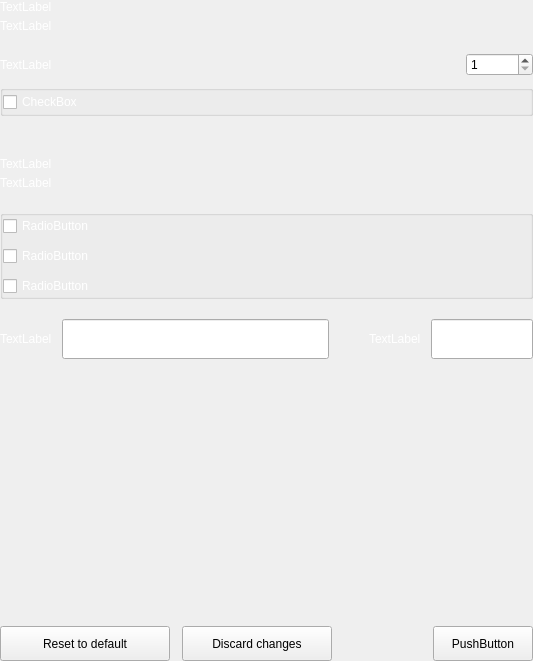
<?xml version="1.0" encoding="UTF-8"?>
<ui version="4.0">
 <class>SettingsWalletOptionsWidget</class>
 <widget class="QWidget" name="SettingsWalletOptionsWidget">
  <property name="geometry">
   <rect>
    <x>0</x>
    <y>0</y>
    <width>533</width>
    <height>661</height>
   </rect>
  </property>
  <property name="windowTitle">
   <string>Form</string>
  </property>
  <layout class="QVBoxLayout" name="verticalLayout">
   <property name="spacing">
    <number>0</number>
   </property>
   <property name="leftMargin">
    <number>0</number>
   </property>
   <property name="topMargin">
    <number>0</number>
   </property>
   <property name="rightMargin">
    <number>0</number>
   </property>
   <property name="bottomMargin">
    <number>0</number>
   </property>
   <item>
    <widget class="QWidget" name="left" native="true">
     <layout class="QVBoxLayout" name="verticalLayout_1">
      <property name="leftMargin">
       <number>0</number>
      </property>
      <property name="topMargin">
       <number>0</number>
      </property>
      <property name="rightMargin">
       <number>0</number>
      </property>
      <property name="bottomMargin">
       <number>0</number>
      </property>
      <item>
       <layout class="QVBoxLayout" name="verticalLayout_2">
        <property name="spacing">
         <number>0</number>
        </property>
        <item>
         <layout class="QHBoxLayout" name="horizontalLayout">
          <property name="spacing">
           <number>0</number>
          </property>
          <item>
           <layout class="QVBoxLayout" name="verticalLayoutTitle">
            <property name="spacing">
             <number>5</number>
            </property>
            <item>
             <widget class="QLabel" name="labelTitle">
              <property name="styleSheet">
               <string notr="true">color:white;</string>
              </property>
              <property name="text">
               <string>TextLabel</string>
              </property>
             </widget>
            </item>
            <item>
             <widget class="QLabel" name="labelSubtitle1">
              <property name="styleSheet">
               <string notr="true">color:white;</string>
              </property>
              <property name="text">
               <string>TextLabel</string>
              </property>
              <property name="wordWrap">
               <bool>true</bool>
              </property>
             </widget>
            </item>
           </layout>
          </item>
         </layout>
        </item>
        <item>
         <spacer name="verticalSpacer">
          <property name="orientation">
           <enum>Qt::Vertical</enum>
          </property>
          <property name="sizeType">
           <enum>QSizePolicy::Fixed</enum>
          </property>
          <property name="sizeHint" stdset="0">
           <size>
            <width>20</width>
            <height>20</height>
           </size>
          </property>
         </spacer>
        </item>
        <item>
         <layout class="QHBoxLayout" name="horizontalLayout_1">
          <property name="bottomMargin">
           <number>9</number>
          </property>
          <item>
           <widget class="QLabel" name="labelTitleStake">
            <property name="styleSheet">
             <string notr="true">color:white;</string>
            </property>
            <property name="text">
             <string>TextLabel</string>
            </property>
           </widget>
          </item>
          <item>
           <spacer name="horizontalSpacer">
            <property name="orientation">
             <enum>Qt::Horizontal</enum>
            </property>
            <property name="sizeHint" stdset="0">
             <size>
              <width>40</width>
              <height>20</height>
             </size>
            </property>
           </spacer>
          </item>
          <item>
           <widget class="QSpinBox" name="spinBoxStakeSplitThreshold">
            <property name="minimum">
             <number>1</number>
            </property>
            <property name="maximum">
             <number>999999</number>
            </property>
           </widget>
          </item>
         </layout>
        </item>
        <item>
         <widget class="QGroupBox" name="groupBox">
          <property name="title">
           <string/>
          </property>
          <layout class="QVBoxLayout" name="verticalLayout_3">
           <property name="spacing">
            <number>20</number>
           </property>
           <property name="leftMargin">
            <number>0</number>
           </property>
           <property name="topMargin">
            <number>0</number>
           </property>
           <property name="rightMargin">
            <number>0</number>
           </property>
           <property name="bottomMargin">
            <number>0</number>
           </property>
           <item>
            <widget class="QCheckBox" name="radioButtonSpend">
             <property name="styleSheet">
              <string notr="true">color:white;</string>
             </property>
             <property name="text">
              <string>CheckBox</string>
             </property>
            </widget>
           </item>
          </layout>
         </widget>
        </item>
        <item>
         <spacer name="verticalSpacer_1">
          <property name="orientation">
           <enum>Qt::Vertical</enum>
          </property>
          <property name="sizeType">
           <enum>QSizePolicy::Fixed</enum>
          </property>
          <property name="sizeHint" stdset="0">
           <size>
            <width>20</width>
            <height>20</height>
           </size>
          </property>
         </spacer>
        </item>
        <item>
         <widget class="QLabel" name="labelDivider">
          <property name="minimumSize">
           <size>
            <width>0</width>
            <height>1</height>
           </size>
          </property>
          <property name="maximumSize">
           <size>
            <width>16777215</width>
            <height>1</height>
           </size>
          </property>
          <property name="text">
           <string/>
          </property>
         </widget>
        </item>
        <item>
         <spacer name="verticalSpacer_2">
          <property name="orientation">
           <enum>Qt::Vertical</enum>
          </property>
          <property name="sizeType">
           <enum>QSizePolicy::Fixed</enum>
          </property>
          <property name="sizeHint" stdset="0">
           <size>
            <width>20</width>
            <height>20</height>
           </size>
          </property>
         </spacer>
        </item>
        <item>
         <layout class="QHBoxLayout" name="horizontalLayout_2">
          <property name="spacing">
           <number>0</number>
          </property>
          <item>
           <layout class="QVBoxLayout" name="verticalLayoutTitle_1">
            <property name="spacing">
             <number>5</number>
            </property>
            <item>
             <widget class="QLabel" name="labelTitleNetwork">
              <property name="styleSheet">
               <string notr="true">color:white;</string>
              </property>
              <property name="text">
               <string>TextLabel</string>
              </property>
             </widget>
            </item>
            <item>
             <widget class="QLabel" name="labelSubtitleNetwork">
              <property name="styleSheet">
               <string notr="true">color:white;</string>
              </property>
              <property name="text">
               <string>TextLabel</string>
              </property>
              <property name="wordWrap">
               <bool>true</bool>
              </property>
             </widget>
            </item>
           </layout>
          </item>
         </layout>
        </item>
        <item>
         <spacer name="verticalSpacer_3">
          <property name="orientation">
           <enum>Qt::Vertical</enum>
          </property>
          <property name="sizeType">
           <enum>QSizePolicy::Fixed</enum>
          </property>
          <property name="sizeHint" stdset="0">
           <size>
            <width>20</width>
            <height>20</height>
           </size>
          </property>
         </spacer>
        </item>
        <item>
         <widget class="QGroupBox" name="groupBox_1">
          <property name="title">
           <string/>
          </property>
          <layout class="QVBoxLayout" name="verticalLayout_4">
           <property name="spacing">
            <number>10</number>
           </property>
           <property name="leftMargin">
            <number>0</number>
           </property>
           <property name="topMargin">
            <number>0</number>
           </property>
           <property name="rightMargin">
            <number>0</number>
           </property>
           <property name="bottomMargin">
            <number>0</number>
           </property>
           <item>
            <widget class="QCheckBox" name="checkBoxMap">
             <property name="styleSheet">
              <string notr="true">color:white;</string>
             </property>
             <property name="text">
              <string>RadioButton</string>
             </property>
            </widget>
           </item>
           <item>
            <widget class="QCheckBox" name="checkBoxAllow">
             <property name="styleSheet">
              <string notr="true">color:white;</string>
             </property>
             <property name="text">
              <string>RadioButton</string>
             </property>
            </widget>
           </item>
           <item>
            <widget class="QCheckBox" name="checkBoxConnect">
             <property name="styleSheet">
              <string notr="true">color:white;</string>
             </property>
             <property name="text">
              <string>RadioButton</string>
             </property>
            </widget>
           </item>
          </layout>
         </widget>
        </item>
        <item>
         <spacer name="verticalSpacer_4">
          <property name="orientation">
           <enum>Qt::Vertical</enum>
          </property>
          <property name="sizeType">
           <enum>QSizePolicy::Fixed</enum>
          </property>
          <property name="sizeHint" stdset="0">
           <size>
            <width>20</width>
            <height>20</height>
           </size>
          </property>
         </spacer>
        </item>
        <item>
         <layout class="QHBoxLayout" name="horizontalLayout_3" stretch="2,0,1">
          <property name="spacing">
           <number>0</number>
          </property>
          <item>
           <layout class="QHBoxLayout" name="horizontalLayout_4">
            <property name="spacing">
             <number>10</number>
            </property>
            <item>
             <widget class="QLabel" name="labelSubtitleProxy">
              <property name="styleSheet">
               <string notr="true">color:white;</string>
              </property>
              <property name="text">
               <string>TextLabel</string>
              </property>
             </widget>
            </item>
            <item>
             <widget class="QLineEdit" name="lineEditProxy">
              <property name="minimumSize">
               <size>
                <width>0</width>
                <height>40</height>
               </size>
              </property>
              <property name="maximumSize">
               <size>
                <width>16777215</width>
                <height>40</height>
               </size>
              </property>
             </widget>
            </item>
           </layout>
          </item>
          <item>
           <spacer name="horizontalSpacer_1">
            <property name="orientation">
             <enum>Qt::Horizontal</enum>
            </property>
            <property name="sizeHint" stdset="0">
             <size>
              <width>40</width>
              <height>20</height>
             </size>
            </property>
           </spacer>
          </item>
          <item>
           <layout class="QHBoxLayout" name="horizontalLayout_5">
            <property name="spacing">
             <number>10</number>
            </property>
            <item>
             <widget class="QLabel" name="labelSubtitlePort">
              <property name="styleSheet">
               <string notr="true">color:white;</string>
              </property>
              <property name="text">
               <string>TextLabel</string>
              </property>
             </widget>
            </item>
            <item>
             <widget class="QLineEdit" name="lineEditPort">
              <property name="minimumSize">
               <size>
                <width>0</width>
                <height>40</height>
               </size>
              </property>
              <property name="maximumSize">
               <size>
                <width>16777215</width>
                <height>40</height>
               </size>
              </property>
             </widget>
            </item>
           </layout>
          </item>
         </layout>
        </item>
        <item>
         <spacer name="verticalSpacer_5">
          <property name="orientation">
           <enum>Qt::Vertical</enum>
          </property>
          <property name="sizeHint" stdset="0">
           <size>
            <width>20</width>
            <height>40</height>
           </size>
          </property>
         </spacer>
        </item>
        <item>
         <layout class="QHBoxLayout" name="horizontalLayout_6">
          <property name="spacing">
           <number>12</number>
          </property>
          <item>
           <widget class="QPushButton" name="pushButtonReset">
            <property name="minimumSize">
             <size>
              <width>170</width>
              <height>35</height>
             </size>
            </property>
            <property name="maximumSize">
             <size>
              <width>16777215</width>
              <height>35</height>
             </size>
            </property>
            <property name="text">
             <string>Reset to default</string>
            </property>
           </widget>
          </item>
          <item>
           <widget class="QPushButton" name="pushButtonClean">
            <property name="minimumSize">
             <size>
              <width>150</width>
              <height>35</height>
             </size>
            </property>
            <property name="maximumSize">
             <size>
              <width>16777215</width>
              <height>35</height>
             </size>
            </property>
            <property name="text">
             <string>Discard changes</string>
            </property>
           </widget>
          </item>
          <item>
           <spacer name="horizontalSpacer_2">
            <property name="orientation">
             <enum>Qt::Horizontal</enum>
            </property>
            <property name="sizeType">
             <enum>QSizePolicy::Expanding</enum>
            </property>
            <property name="sizeHint" stdset="0">
             <size>
              <width>40</width>
              <height>20</height>
             </size>
            </property>
           </spacer>
          </item>
          <item>
           <widget class="QPushButton" name="pushButtonSave">
            <property name="minimumSize">
             <size>
              <width>100</width>
              <height>35</height>
             </size>
            </property>
            <property name="maximumSize">
             <size>
              <width>200</width>
              <height>35</height>
             </size>
            </property>
            <property name="text">
             <string>PushButton</string>
            </property>
           </widget>
          </item>
         </layout>
        </item>
       </layout>
      </item>
     </layout>
    </widget>
   </item>
  </layout>
 </widget>
 <resources/>
 <connections/>
</ui>
